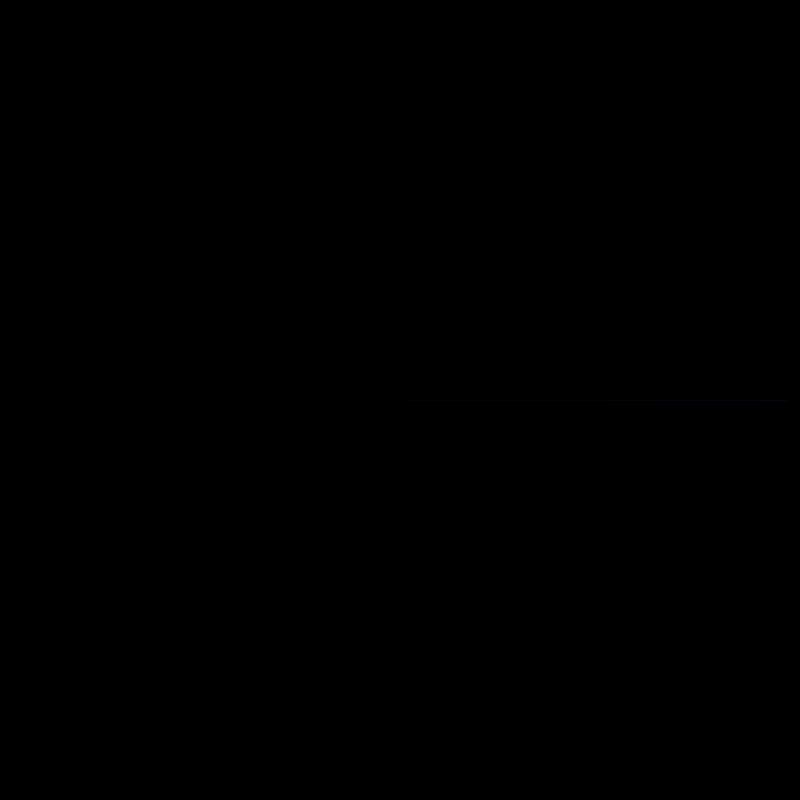
Frame 1 (no input)
Frame 60 (the mouse pressed at the canvas centre just before this capture): identical to frame 1, image omitted
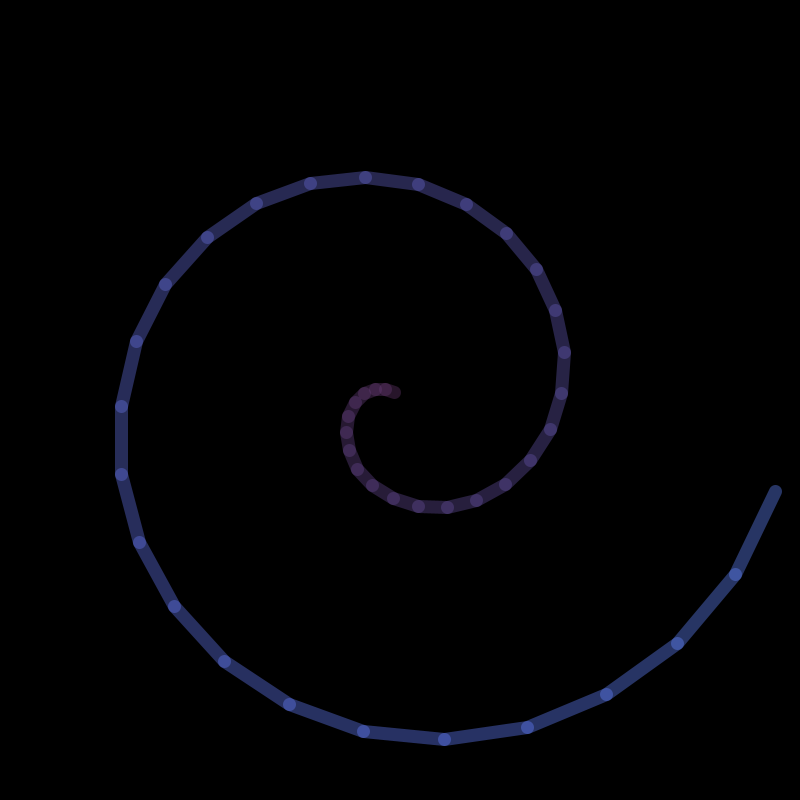
Frame 120 (the mouse held since frame 60 and released just before this capture)

The Processing sketch that drew these frames (run headless with seeded random() and noise(); from frame 60 on, the mouse is pressed at the canvas centre):

// Processing sketch: processing_134141
// ── processing_134141.pde

float circleWidth;
float circleHeight;
float speed;
float distance;
int dotCount;
float[][] coordinates;
float[] angle;
float[][] lineColor;



void setup() {
  size(800,800); 
  circleWidth = 8;
  circleHeight =circleWidth;
  distance = circleWidth +=1;
  dotCount = floor((height/2)/distance);
  speed = 1.5/height;
  
  coordinates = new float[2][dotCount];
  angle = new float[dotCount];
  lineColor = new float[3][dotCount];
 
  stroke(255);

}

void draw() {
  speed = (mouseY*.00001);
  
  background(0);
  for (int i =0; i<dotCount; i++) { 
  
    angle[i] += (dotCount-i)*speed;   //cacluate the new angle for a given circle
    coordinates[0][i]=width/2+(distance*i)*cos(angle[i]); //calculate the x coordinate for a circle
    coordinates[1][i]=height/2+(distance*i)*sin(angle[i]); //calculate the y coordinate for a circle
    
     //this stuff changes colors
    lineColor[0][i] = 100;
    lineColor[1][i] = 50+i*2;
    lineColor[2][i] = 100+i*4;
    
    
    //draw our lines
    if(i>1) {
      pushStyle();
      strokeWeight(floor(mouseX*.033));
      stroke(lineColor[0][i], lineColor[1][i], lineColor[2][i], 100);
      line(coordinates[0][i-1], coordinates[1][i-1], coordinates[0][i], coordinates[1][i]);
      popStyle();
    }

  }


}
